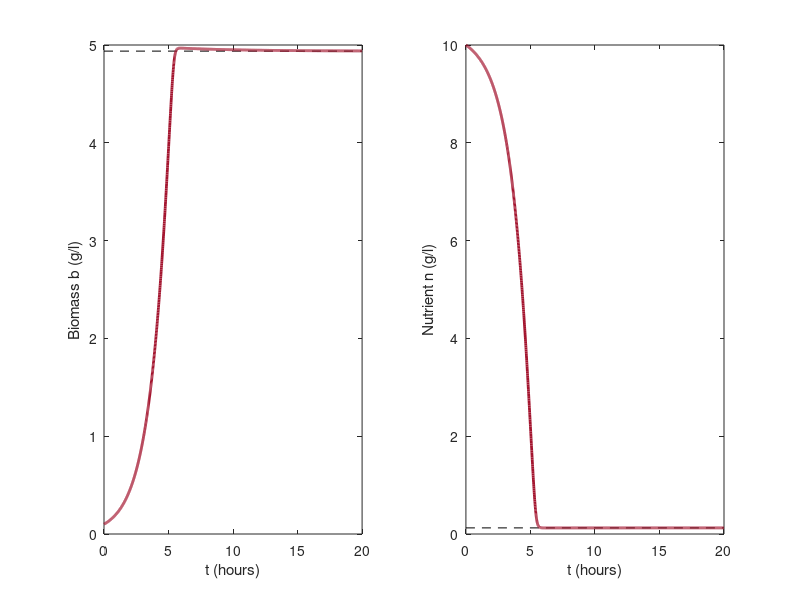

MATLAB code for this plot:
% Fig. 4.20: Biomass and nutrient in the bioreactor (book, Section 4.4, Eq. 4.17)
% db/dt = K(n) b - D b,  dn/dt = -nu K(n) b - D n + D n_in  with K(n) = kmax n/(k50 + n), D = 0.2, n_in = 10, nu = 2, kmax = 1, k50 = 0.5
% start with b(0) = 0.1 g/l and n(0) = n_in; dashed the steady state n* = D k50/(kmax - D), b* = (n_in - n*)/nu
% (c) 2026 Philipp Kügler · Program for the book "Dynamical Systems in the Life Sciences" · MIT License (see LICENSE)
D = 0.2; nin = 10; nu = 2; kmax = 1; k50 = 0.5;      % D in 1/h, concentrations in g/l
K = @(n) kmax * n ./ (k50 + n);                        % Monod growth rate
f = @(t, z) [K(z(2)) * z(1) - D * z(1); -nu * K(z(2)) * z(1) - D * z(2) + D * nin];
opt = odeset('RelTol', 1e-9, 'AbsTol', 1e-11);
[t, z] = ode45(f, linspace(0, 20, 2001), [0.1; nin], opt);
b = z(:, 1); n = z(:, 2);
ns = D * k50 / (kmax - D); bs = (nin - ns) / nu;
fprintf('steady state: n* = %.4f g/l,  b* = %.4f g/l\n', ns, bs);
[bm, im] = max(b);
fprintf('b(20) = %.4f,  n(20) = %.4f;  largest biomass %.4f at t = %.2f h\n', b(end), n(end), bm, t(im));
subplot(1, 2, 1);
plot([0 20], [bs bs], 'k--'); hold on; plot(t, b, 'Color', [0.64 0.08 0.18], 'LineWidth', 2); hold off
xlabel('t (hours)'); ylabel('Biomass b (g/l)');
subplot(1, 2, 2);
plot([0 20], [ns ns], 'k--'); hold on; plot(t, n, 'Color', [0.64 0.08 0.18], 'LineWidth', 2); hold off
xlabel('t (hours)'); ylabel('Nutrient n (g/l)');
